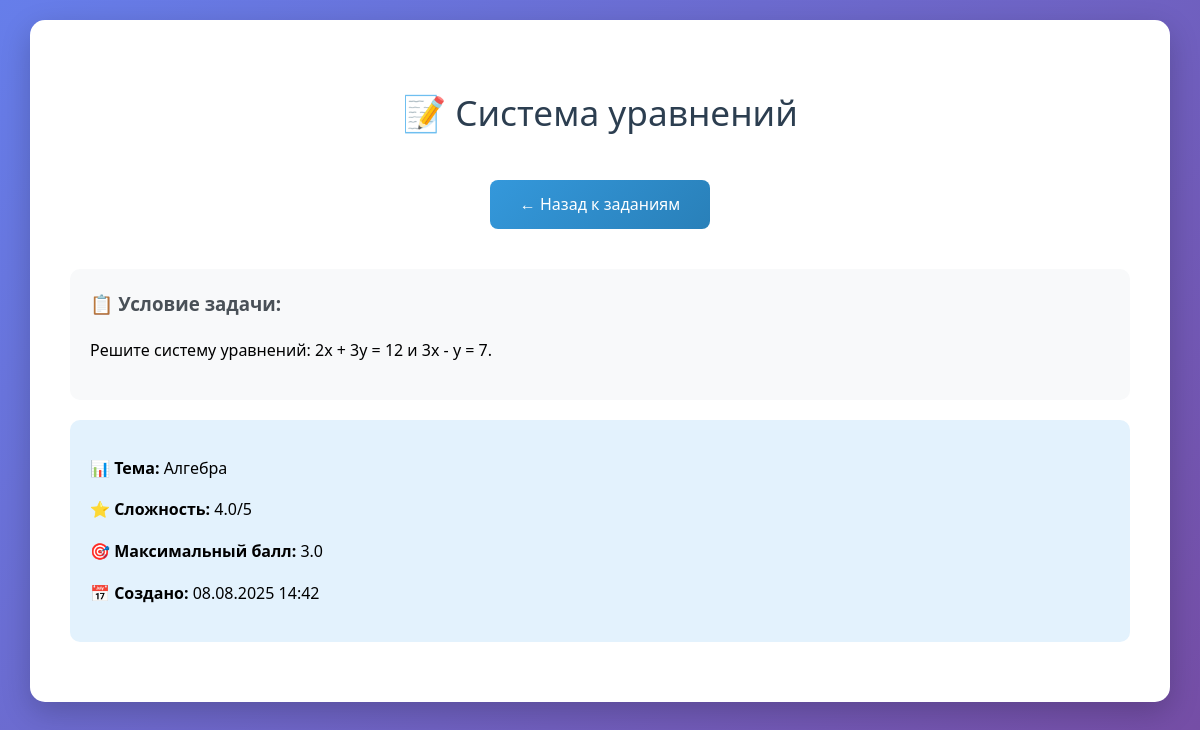
The app's page /tasks/3 (signed in), older data.
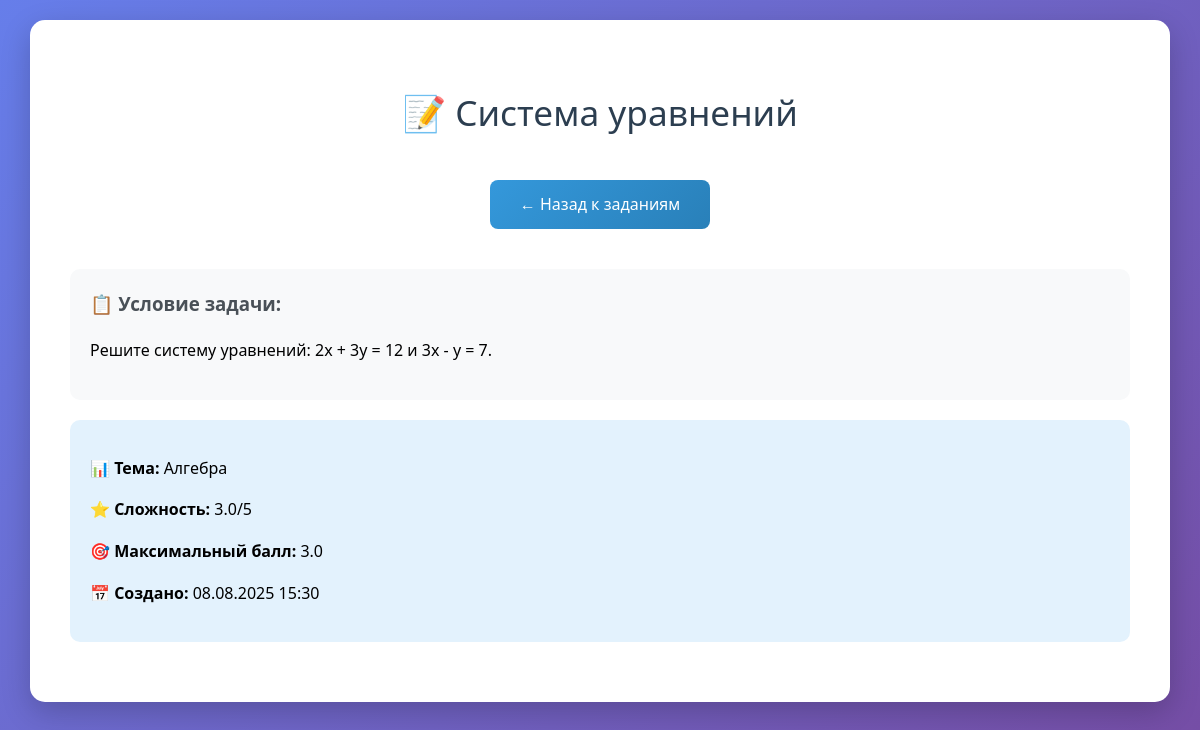
The same page, newer data.
### models.py (models this page shows, shortened)
class MathTask(db.Model):
    __tablename__ = 'math_tasks'
    id = db.Column(db.Integer, primary_key=True)
    title = db.Column(db.String(200), nullable=False)
    description = db.Column(db.Text, nullable=False)
    answer_type = db.Column(db.String(50), nullable=False)  # 'single', 'system', 'coordinates', etc.
    correct_answer = db.Column(db.JSON, nullable=False)     # JSON с правильным ответом
    answer_schema = db.Column(db.JSON)                      # JSON схема полей для ввода
    explanation = db.Column(db.Text)
    difficulty_level = db.Column(db.Integer, nullable=False)  # 1-3 (Низкий-Средний-Высокий)
    topic = db.Column(db.String(100), nullable=False)       # Алгебра, Геометрия и т.д.
    max_score = db.Column(db.Float, default=1.0)           # Максимальный балл
    created_by = db.Column(db.Integer, db.ForeignKey('users.id'), nullable=False)
    created_at = db.Column(db.DateTime, default=datetime.utcnow)
    is_active = db.Column(db.Boolean, default=True)
    attempts = db.relationship('TaskAttempt', backref='task', lazy='dynamic')

### blueprints/tasks.py (the view)
@tasks_bp.route('/<int:task_id>')
@login_required
def view_task(task_id):
    task = MathTask.query.get_or_404(task_id)
    user_attempts = TaskAttempt.query.filter_by(
        user_id=current_user.id,
        task_id=task_id
    ).order_by(TaskAttempt.created_at.desc()).all()
    total_attempts = TaskAttempt.query.filter_by(task_id=task_id).count()
    successful_attempts = TaskAttempt.query.filter_by(task_id=task_id, is_correct=True).count()
    success_rate = round((successful_attempts / total_attempts * 100) if total_attempts > 0 else 0, 1)
    return render_template('shared/view_task.html',
                         task=task,
                         user_attempts=user_attempts,
                         total_attempts=total_attempts,
                         success_rate=success_rate)

### app.py (called while the page is built)
@login_manager.user_loader
def load_user(user_id):
    return User.query.get(int(user_id))

### templates/shared/view_task.html (shortened to what this page needs)
<!DOCTYPE html>
<html lang="ru">
<head>
    <link rel="stylesheet" href="{{ url_for('static', filename='css/style.css') }}">
</head>
<body>
    <div class="container">
        <h1>📝 {{ task.title }}</h1>
        <div style="text-align: center; margin-bottom: 30px;">
            <a href="{{ url_for('tasks.list_tasks') }}" class="btn">← Назад к заданиям</a>
        </div>
        <div style="background: #f8f9fa; padding: 20px; border-radius: 10px; margin: 20px 0;">
            <h3 style="color: #495057; margin-top: 0;">📋 Условие задачи:</h3>
            <p style="white-space: pre-wrap; line-height: 1.6;">{{ task.description }}</p>
        </div>
        <div style="background: #e3f2fd; padding: 20px; border-radius: 10px; margin: 20px 0;">
            <p><strong>📊 Тема:</strong> {{ task.topic }}</p>
            <p><strong>⭐ Сложность:</strong> {{ task.difficulty_level }}/5</p>
            <p><strong>🎯 Максимальный балл:</strong> {{ task.max_score }}</p>
            <p><strong>📅 Создано:</strong> {{ task.created_at.strftime('%d.%m.%Y %H:%M') }}</p>
        </div>
    </div>
</body>
</html>

Row changes from the older to the newer data that the page shows:
changed MathTask "Система уравнений": difficulty_level "4.0" → "3.0"; created_at "08.08.2025 14:42" → "08.08.2025 15:30"
